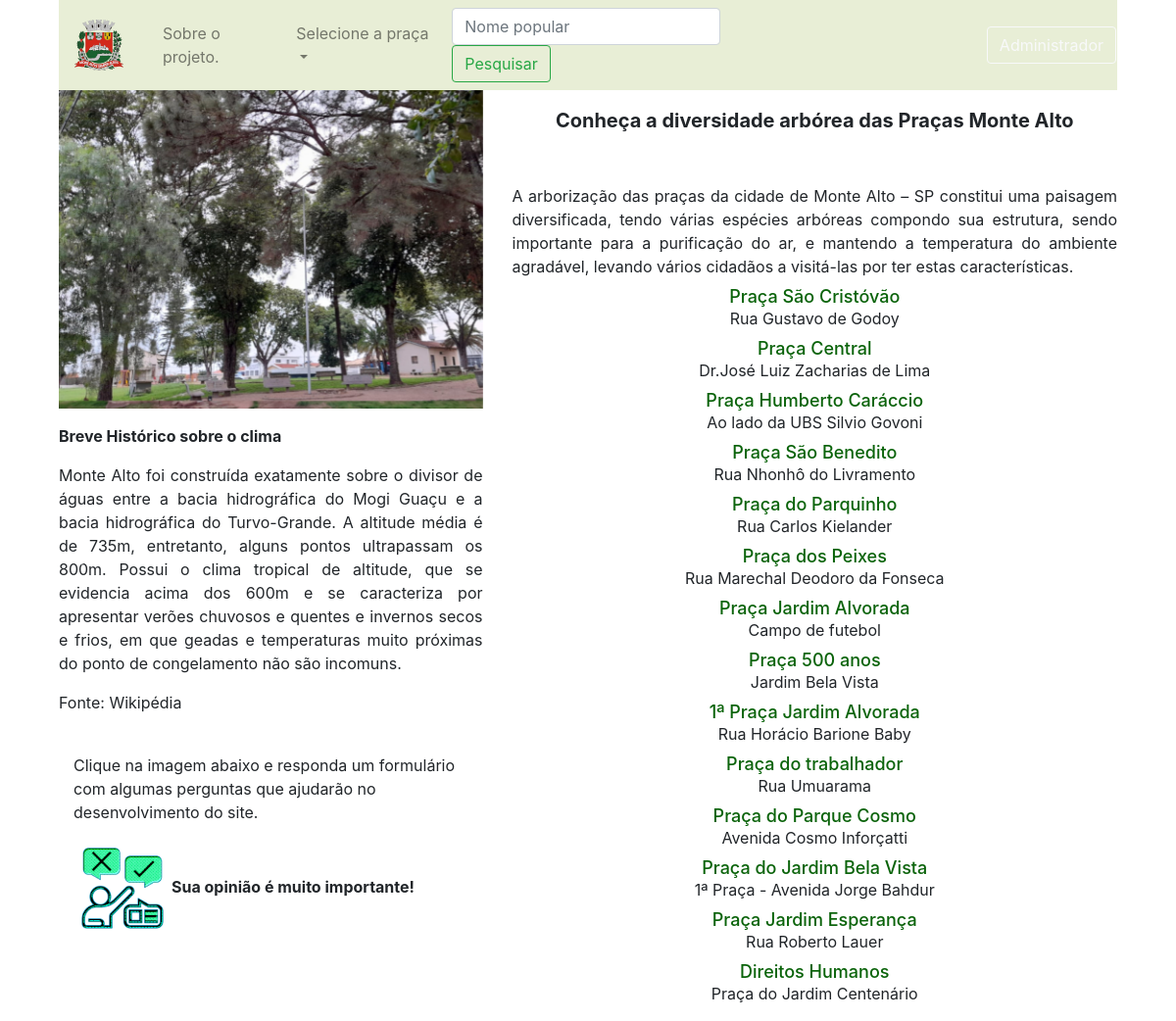
The page / on the database its author committed.
### app_arbo/trees/models.py (models this page shows)
class Praca(db.Model):
    id=db.Column(db.Integer,primary_key=True)
    name=db.Column(db.String(30),nullable=False,unique=True)
    end=db.Column(db.String(100),nullable=False,unique=False)
    desc=db.Column(db.String(500),nullable=False,unique=False)
    image_1=db.Column(db.String(30),nullable=False,unique=True)
    image_2=db.Column(db.String(30),nullable=False,unique=True)
    image_3=db.Column(db.String(30),nullable=False,unique=True)

### app_arbo/trees/rotas.py (the view)
@app.route('/')
def home():
    pracas = Praca.query.all()
    return render_template('/trees/index.html', title='Praças de Monte Alto - SP', pracas=pracas)

### app_arbo/templates/trees/index.html (shortened to what this page needs)
{% extends 'layouts2.html' %}
{% block content %}
<div class="container">
    <div class="col-sm">
<nav class="navbar navbar-expand-lg navbar-light" style="background-color: #e8eed6">
    <a class="navbar-brand" href="/"><img class="navbar-brand" src="{{url_for('static', filename='images/brasao.png')}}"></a>
    <div class="collapse navbar-collapse" id="navbarSupportedContent">
      <ul class="navbar-nav mr-auto">
        <li class="nav-item">
          <a class="nav-link" href="/sobre">Sobre o projeto.</a>
        </li>
        <li class="nav-item dropdown">
          <a class="nav-link dropdown-toggle" href="#" id="navbarDropdown" role="button" data-toggle="dropdown" aria-haspopup="true" aria-expanded="false">
            Selecione a praça
          </a>
        </li>
        </ul>
      <form class="form-inline my-2 my-lg-0" method="POST">
        <input class="form-control mr-sm-2" type="search" placeholder="Nome popular" autofocus="autofocus" name="search_string">
        <input class="btn btn-outline-success my-2 my-sm-0" type="submit" formaction="/search" value="Pesquisar">
      </form>
        <div class="row">
          <a href="{{url_for('admin')}}" class="btn btn-outline-light" style="margin-top: 0px; margin-left: 180px;">Administrador</a>
    </div>
  </nav>
</div>
<div class="container">
  <div class="row">
    <div class="col-md-5">
      <div id="carouselExampleIndicators" class="carousel slide" data-ride="carousel">
        <div class="carousel-inner">
            <div class="carousel-item active">
              <img class="d-block w-100" src="{{url_for('static', filename='images/scristovao1.jpg')}}" alt="First slide">
            </div>
        </div>
    </div>
        <div>
        <a class="carousel-control-prev" href="#carouselExampleIndicators" role="button" data-slide="prev">
          <span class="carousel-control-prev-icon" aria-hidden="true"></span>
        </a>
        <a class="carousel-control-next" href="#carouselExampleIndicators" role="button" data-slide="next">
          <span class="carousel-control-next-icon" aria-hidden="true"></span>
        </a>
      </div>
        <p style="text-align: justify;"><strong> Breve Histórico sobre o clima</strong><p style="text-align: justify;">  Monte Alto foi construída exatamente sobre o divisor de águas entre a bacia hidrográfica do Mogi Guaçu e a bacia hidrográfica do Turvo-Grande. A altitude média é de 735m, entretanto, alguns pontos ultrapassam os 800m. Possui o clima tropical de altitude, que se evidencia acima dos 600m e se caracteriza por apresentar verões chuvosos e quentes e invernos secos e frios, em que geadas e temperaturas muito próximas do ponto de congelamento não são incomuns.</p>
        <p>Fonte: Wikipédia</p>
      <div class="col">
        <p>Clique na imagem abaixo e responda um formulário com algumas perguntas que ajudarão no desenvolvimento do site.</p>
        <p><a href="https://forms.gle/dBSn7GwwX7qQ5cZ46"  target="_blank"><img src="{{url_for('static', filename='images/opiniao.png')}}"></a><strong>Sua opinião é muito importante!</strong></p>
      </div>
      <div class="row">
    </div>
</div>
    <div class="col-md-7">
        <td><p style="text-align: center ; font-size: 20px ;"><strong>Conheça a diversidade arbórea das Praças Monte Alto</strong><br></td>
        <td><h4 style="text-align: center ; font-size: 16px ;"><br></h4></td>
        <td><h4 style="text-align: center ; font-size: 16px ;"><br></h4></td>
        <p style="text-align: justify;">A arborização das praças da cidade de Monte Alto – SP constitui uma paisagem diversificada, tendo várias espécies arbóreas compondo sua estrutura, sendo importante para a purificação do ar, e mantendo a temperatura do ambiente agradável, levando vários cidadãos a visitá-las por ter estas características. </p>
<div class="container">
  <div class="row align-items-center">
      <div class="col-md-12">
                {% for praca in pracas %}
            <div >
              <div >
          <a href="{{url_for('get_praca', id=praca.id)}}"><h4  style="text-align: center ; font-size: 18px ;"  >{{praca.name}}</h4></a>
        <p class="text-center">{{praca.end}}<p>
              </div>
                </div>
                    {% endfor %}
            </div>
        </div>
    </div>
      </div>
    </div>
</div>
</div>
{% endblock content %}

### app_arbo/templates/layouts2.html (shortened to what this page needs)
<!doctype html>
<html lang="pt-br">
  <head>
    <link rel="stylesheet" href="{{url_for('static', filename='css/bootstrap.min.css')}}">
  </head>
  <body>
{% block content %}
{% endblock content %}
  </body>
</html>

### app_arbo/templates/trees/index.html (style rules this page uses)
h4 { color: #0a630a; line-height: 5px; ; }
a:link, a:visited, a:active a:hover { text-decoration: none; }

### rows shown on the page
Praca: name "Praça São Cristóvão", end "Rua Gustavo de Godoy"
Praca: name "Praça Central", end "Dr.José Luiz Zacharias de Lima"
Praca: name "Praça Humberto Caráccio", end "Ao lado da UBS Silvio Govoni"
Praca: name "Praça São Benedito", end "Rua Nhonhô do Livramento"
Praca: name "Praça do Parquinho", end "Rua Carlos Kielander"
Praca: name "Praça dos Peixes", end "Rua Marechal Deodoro da Fonseca"
Praca: name "Praça Jardim Alvorada", end "Campo de futebol"
Praca: name "Praça 500 anos", end "Jardim Bela Vista"
Praca: name "1ª Praça Jardim Alvorada", end "Rua Horácio Barione Baby"
Praca: name "Praça do trabalhador", end "Rua Umuarama"
Praca: name "Praça do Parque Cosmo", end "Avenida Cosmo Inforçatti"
Praca: name "Praça do Jardim Bela Vista", end "1ª Praça - Avenida Jorge Bahdur"
Praca: name "Praça Jardim Esperança", end "Rua Roberto Lauer"
Praca: name "Direitos Humanos", end "Praça do Jardim Centenário"
